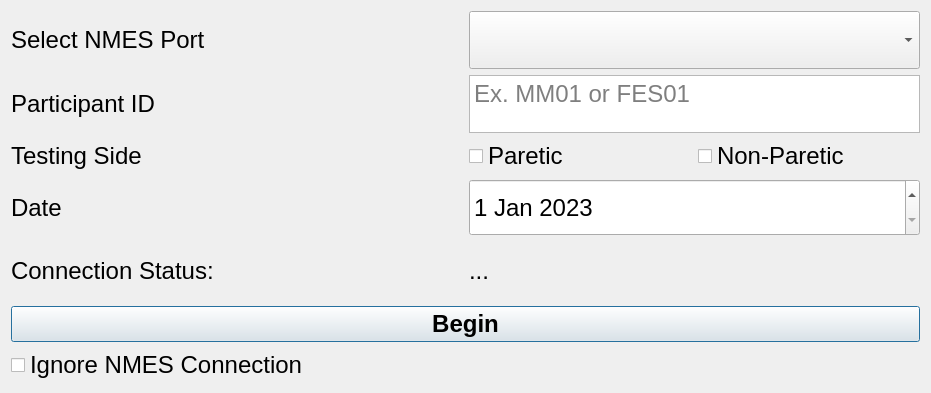
<?xml version="1.0" encoding="UTF-8"?>
<ui version="4.0">
 <class>Dialog</class>
 <widget class="QDialog" name="Dialog">
  <property name="geometry">
   <rect>
    <x>0</x>
    <y>0</y>
    <width>931</width>
    <height>393</height>
   </rect>
  </property>
  <property name="windowTitle">
   <string>Central Drive GUI</string>
  </property>
  <layout class="QGridLayout" name="gridLayout_2">
   <item row="0" column="0">
    <layout class="QGridLayout" name="gridLayout">
     <item row="0" column="1">
      <widget class="QComboBox" name="portSelect_cb">
       <property name="sizePolicy">
        <sizepolicy hsizetype="Preferred" vsizetype="Ignored">
         <horstretch>0</horstretch>
         <verstretch>0</verstretch>
        </sizepolicy>
       </property>
       <property name="font">
        <font>
         <pointsize>18</pointsize>
        </font>
       </property>
       <property name="currentText">
        <string/>
       </property>
      </widget>
     </item>
     <item row="5" column="0">
      <widget class="QLabel" name="label_2">
       <property name="font">
        <font>
         <pointsize>18</pointsize>
        </font>
       </property>
       <property name="text">
        <string>Connection Status: </string>
       </property>
      </widget>
     </item>
     <item row="3" column="0">
      <widget class="QLabel" name="label_5">
       <property name="font">
        <font>
         <pointsize>18</pointsize>
        </font>
       </property>
       <property name="text">
        <string>Testing Side</string>
       </property>
      </widget>
     </item>
     <item row="4" column="1">
      <widget class="QDateEdit" name="date_de">
       <property name="sizePolicy">
        <sizepolicy hsizetype="Minimum" vsizetype="Ignored">
         <horstretch>0</horstretch>
         <verstretch>0</verstretch>
        </sizepolicy>
       </property>
       <property name="font">
        <font>
         <pointsize>18</pointsize>
        </font>
       </property>
       <property name="dateTime">
        <datetime>
         <hour>0</hour>
         <minute>0</minute>
         <second>0</second>
         <year>2023</year>
         <month>1</month>
         <day>1</day>
        </datetime>
       </property>
       <property name="minimumDate">
        <date>
         <year>2022</year>
         <month>11</month>
         <day>1</day>
        </date>
       </property>
      </widget>
     </item>
     <item row="2" column="0">
      <widget class="QLabel" name="label_3">
       <property name="font">
        <font>
         <pointsize>18</pointsize>
        </font>
       </property>
       <property name="text">
        <string>Participant ID</string>
       </property>
      </widget>
     </item>
     <item row="0" column="0">
      <widget class="QLabel" name="label">
       <property name="font">
        <font>
         <pointsize>18</pointsize>
        </font>
       </property>
       <property name="text">
        <string>Select NMES Port</string>
       </property>
       <property name="alignment">
        <set>Qt::AlignLeading|Qt::AlignLeft|Qt::AlignVCenter</set>
       </property>
      </widget>
     </item>
     <item row="4" column="0">
      <widget class="QLabel" name="label_4">
       <property name="font">
        <font>
         <pointsize>18</pointsize>
        </font>
       </property>
       <property name="text">
        <string>Date</string>
       </property>
      </widget>
     </item>
     <item row="5" column="1">
      <widget class="QLabel" name="connect_lbl">
       <property name="font">
        <font>
         <pointsize>18</pointsize>
        </font>
       </property>
       <property name="text">
        <string>...</string>
       </property>
      </widget>
     </item>
     <item row="2" column="1">
      <widget class="QTextEdit" name="identifier_lbl">
       <property name="sizePolicy">
        <sizepolicy hsizetype="Ignored" vsizetype="Ignored">
         <horstretch>0</horstretch>
         <verstretch>0</verstretch>
        </sizepolicy>
       </property>
       <property name="font">
        <font>
         <pointsize>18</pointsize>
        </font>
       </property>
       <property name="placeholderText">
        <string>Ex. MM01 or FES01</string>
       </property>
      </widget>
     </item>
     <item row="3" column="1">
      <layout class="QHBoxLayout" name="horizontalLayout">
       <item>
        <widget class="QCheckBox" name="pSide_cb">
         <property name="font">
          <font>
           <pointsize>18</pointsize>
          </font>
         </property>
         <property name="text">
          <string>Paretic</string>
         </property>
        </widget>
       </item>
       <item>
        <widget class="QCheckBox" name="npSide_cb">
         <property name="font">
          <font>
           <pointsize>18</pointsize>
          </font>
         </property>
         <property name="text">
          <string>Non-Paretic</string>
         </property>
        </widget>
       </item>
      </layout>
     </item>
    </layout>
   </item>
   <item row="1" column="0">
    <widget class="QPushButton" name="startPlotting_pb">
     <property name="font">
      <font>
       <pointsize>18</pointsize>
       <weight>75</weight>
       <bold>true</bold>
      </font>
     </property>
     <property name="styleSheet">
      <string notr="true"/>
     </property>
     <property name="text">
      <string>Begin</string>
     </property>
    </widget>
   </item>
   <item row="2" column="0">
    <widget class="QCheckBox" name="ignoreFES_cb">
     <property name="font">
      <font>
       <pointsize>18</pointsize>
      </font>
     </property>
     <property name="text">
      <string>Ignore NMES Connection</string>
     </property>
    </widget>
   </item>
  </layout>
 </widget>
 <resources/>
 <connections/>
</ui>
